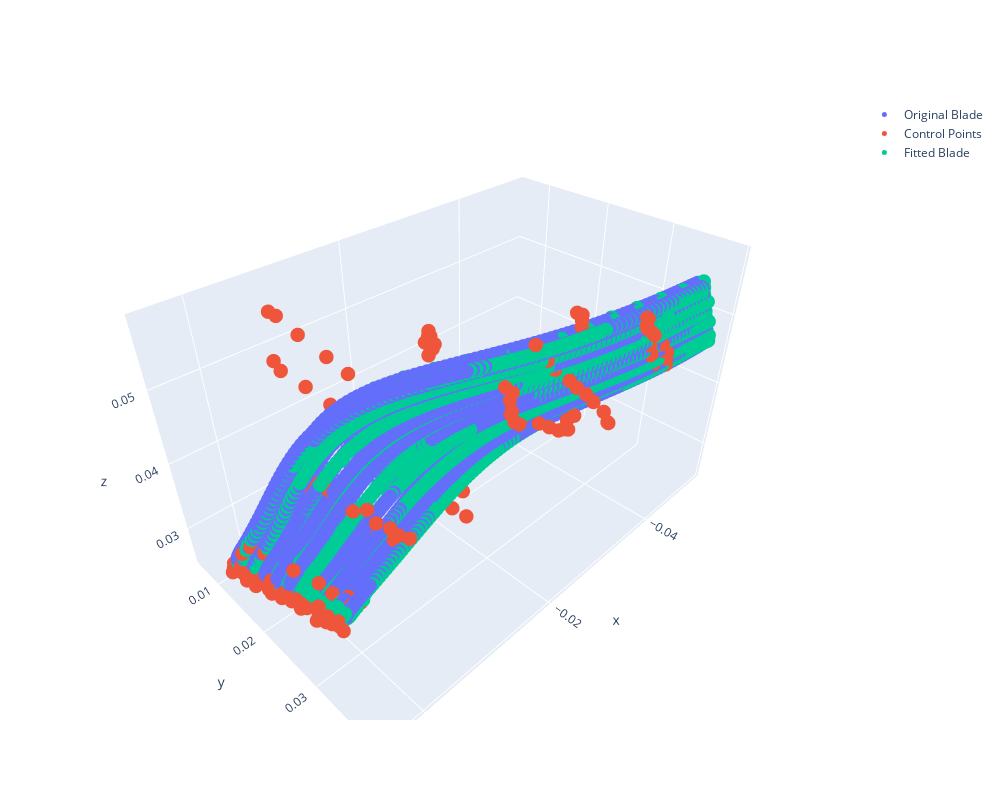

Source (notebook cell):
### Code cell
bb.draw_blade()

### Figure 1 — Plotly figure (JSON) as saved in the notebook; plotly's stock layout.template omitted (floating-point values rounded to 4 significant figures; data arrays with more than 128 entries replaced by an {"elided": "..."} marker saying what was removed)
{"data": [{"marker": {"size": 5}, "mode": "markers", "name": "Original Blade", "type": "scatter3d", "x": {"elided": "2508 float values"}, "y": {"elided": "2508 float values"}, "z": {"elided": "2508 float values"}}, {"marker": {"size": 5}, "mode": "markers", "name": "Control Points", "type": "scatter3d", "x": {"elided": "231 float values"}, "y": {"elided": "231 float values"}, "z": {"elided": "231 float values"}}, {"marker": {"size": 5}, "mode": "markers", "name": "Fitted Blade", "type": "scatter3d", "x": {"elided": "1540 float values"}, "y": {"elided": "1540 float values"}, "z": {"elided": "1540 float values"}}], "layout": {"height": 800, "width": 1000}}
